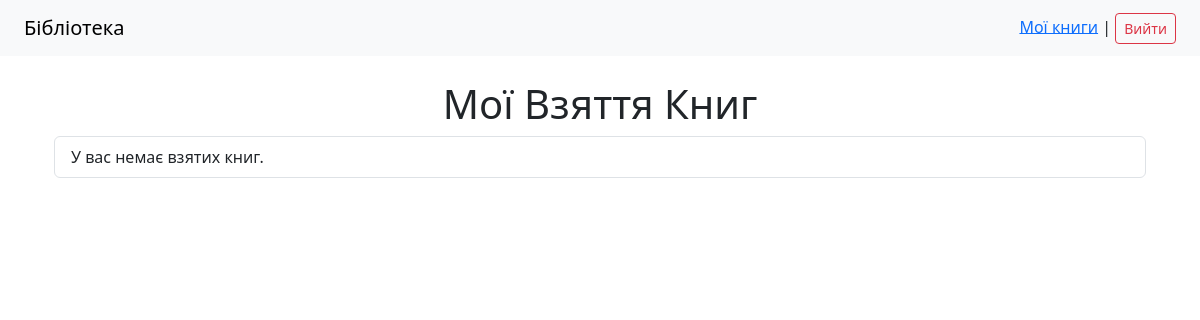
Before: /my_borrows/ (signed in) with the older database file.
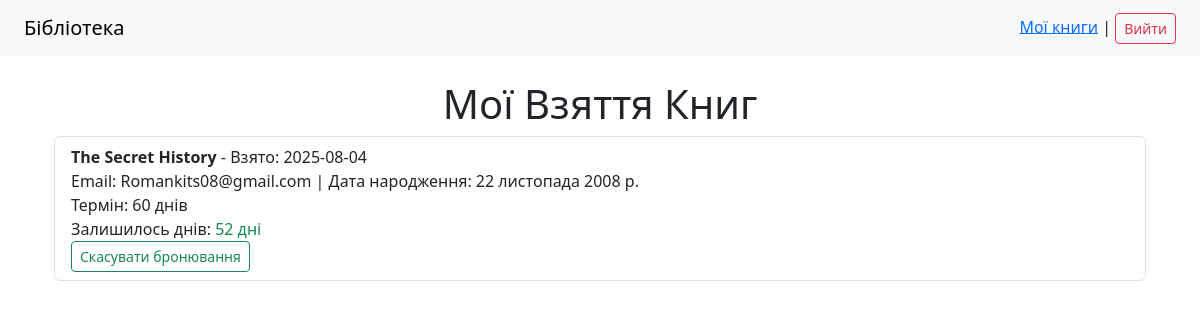
After: the same page with the newer database file.
### Library_app/models.py (models this page shows, shortened)
class Borrow(models.Model):
    user = models.ForeignKey(User, on_delete=models.CASCADE, related_name='borrows')
    book = models.ForeignKey(Book, on_delete = models.CASCADE, related_name = 'borrows')
    email = models.EmailField(blank=False, null=False)
    birth_date = models.DateField(blank=False, null=False)
    termin = models.PositiveSmallIntegerField(
        choices = [
            (3, '3 дні'),
            (5, '5 днів'),
            (10, '10 днів'),
            (15, '15 днів'),
            (30, '30 днів'),
            (45, '45 днів'),
            (60, '60 днів'),
            (75, '75 днів'),
            (90, '90 днів')
        ],
        default = 30
        )
    created_at = models.DateTimeField(auto_now_add = True)
    class Meta:
        ordering = ['-created_at']
        verbose_name = "Взяття книги"
        verbose_name_plural = "Взяття книг"

class Book(models.Model):
    title = models.CharField(max_length = 250, unique = True)
    author = models.ForeignKey(Author, on_delete = models.CASCADE, related_name = "books")
    cover = models.ImageField(upload_to = 'media/')
    genre = models.ManyToManyField(Genre, related_name = "books")
    year_published = models.PositiveIntegerField(default = 1900)
    age_restrictions = models.PositiveSmallIntegerField(
        validators=[
            MinValueValidator(3),
            MaxValueValidator(120)
        ]
    )
    isbn = models.CharField(max_length = 13, unique = True)
    available = models.BooleanField(default = True)
    class Meta:
        ordering = ['author']
        verbose_name = "Книга"
        verbose_name_plural = "Книги"

### Library_app/views.py (the view)
# urls.py: path('my_borrows/', views.my_borrows, name = 'my_borrows'),
@login_required
def my_borrows(request: HttpRequest):
    borrows = Borrow.objects.filter(user=request.user)
    for borrow in borrows:
        end_date = borrow.created_at.date() + timedelta(days=borrow.termin)
        borrow.days_left = (end_date - date.today()).days
        borrow.termin_word = pluralize_days(borrow.termin)
        borrow.days_left_word = pluralize_days(borrow.days_left)
    return render(request, 'library/my_borrows.html', {
        'borrows': borrows
    })

### Library_app/views.py (called while the page is built)
def pluralize_days(n):
    n_abs = abs(n)
    if n_abs % 10 == 1 and n_abs % 100 != 11:
        return "день"
    elif 2 <= n_abs % 10 <= 4 and not (12 <= n_abs % 100 <= 14):
        return "дні"
    else:
        return "днів"

### Library_app/templates/library/my_borrows.html (shortened to what this page needs)
{% extends "base.html" %}
{% block content %}
<h1 class="text-center">Мої Взяття Книг</h1>
<div class="container">
    <ul class="list-group">
        {% for borrow in borrows %}
            <li class="list-group-item">
                <strong>{{ borrow.book.title }}</strong> - Взято: {{ borrow.created_at|date:"Y-m-d" }}
                <br>
                Email: {{ borrow.email }} | Дата народження: {{ borrow.birth_date }}
                <br>
                Термін: {{ borrow.termin }} {{borrow.termin_word}}
                <br>
                Залишилось днів: {% if borrow.days_left <= 0 %}
                    <span class="text-danger">Прострочено</span>
                {% else %}
                    <span class="text-success">{{ borrow.days_left }} {{ borrow.days_left_word }}</span>
                {% endif %}
                <form action="{% url 'cancel_borrow' borrow.pk %}" method="POST">
                    <button type="submit" class="btn btn-outline-success btn-sm">Скасувати бронювання</button>
                </form>
            </li>
        {% empty %}
            <li class="list-group-item">У вас немає взятих книг.</li>
        {% endfor %}
    </ul>
</div>
{% endblock %}

### Library_app/templates/base.html (shortened to what this page needs)
<!DOCTYPE html>
<html lang="uk">
<head>
    <link href="https://cdn.jsdelivr.net/npm/bootstrap@5.3.0/dist/css/bootstrap.min.css" rel="stylesheet">
</head>
<body>
    <nav class="navbar navbar-expand-lg navbar-light bg-light px-4">
        <a class="navbar-brand" href="{% url 'library' %}">Бібліотека</a>
        <div class="ms-auto">
          {% if user.is_authenticated %}
            <a href="{% url 'my_borrows' %}">Мої книги</a> |
            <form method="post" action="{% url 'logout' %}" style="display: inline;">
              <button type="submit" class="btn btn-sm btn-outline-danger">Вийти</button>
            </form>
          {% else %}
            <a href="{% url 'login' %}" class="btn btn-sm btn-outline-primary">Увійти</a>
            <a href="{% url 'register' %}" class="btn btn-sm btn-outline-success">Реєстрація</a>
          {% endif %}
        </div>
      </nav>
      <div class="container mt-4">
        {% block content %}{% endblock %}
      </div>
    </body>
    </html>

Changed rows visible on the page:
added Borrow: book "The Secret History", created_at "2025-08-04", email "Romankits08@gmail.com", birth_date "22 листопада 2008 р.", termin "60", termin_word "днів", days_left "52", days_left_word "дні"
Other visible differences:
text no longer shown: "У вас немає взятих книг."
